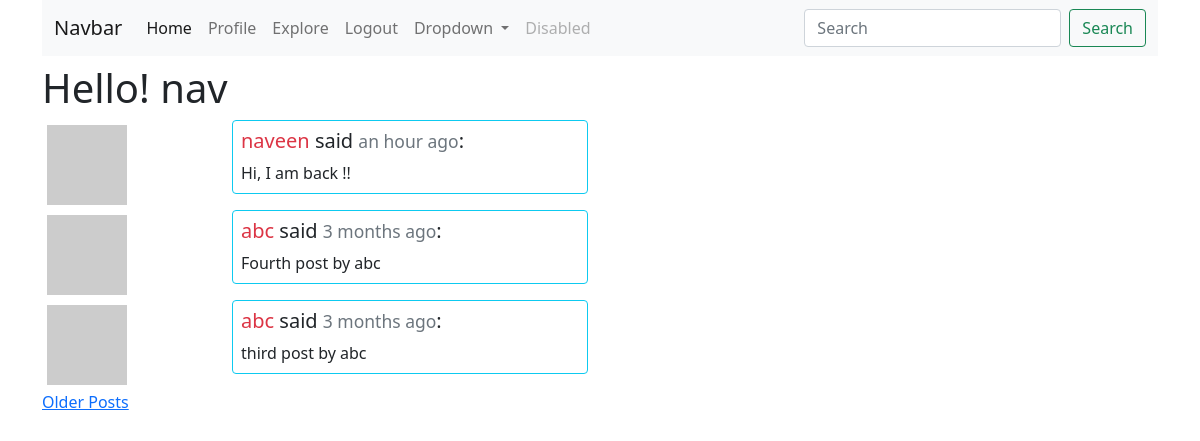
The page /explore (signed in) on the database its author committed.
### app/models.py (models this page shows, shortened)
class User(UserMixin, db.Model):
    id = db.Column(db.Integer, primary_key=True)
    username = db.Column(db.String(64), index=True, unique=True)
    email = db.Column(db.String(120), index=True, unique=True)
    password_hash = db.Column(db.String(128))
    posts = db.relationship('Post', backref='author', lazy='dynamic')
    about_me = db.Column(db.String(140))
    last_seen = db.Column(db.DateTime, default=datetime.utcnow)
    followed = db.relationship(
        'User', secondary=followers,
        primaryjoin = (followers.c.follower_id == id),
        secondaryjoin = (followers.c.followed_id == id),
        backref = db.backref('followers', lazy='dynamic'), lazy='dynamic')
    def avatar(self, size):
        digest = md5(self.email.lower().encode('utf-8')).hexdigest()
        return f'https://gravatar.com/avatar/{digest}?d=identicon&s={size}'

class Post(db.Model):
    id = db.Column(db.Integer, primary_key=True)
    body = db.Column(db.String(140))
    timestamp = db.Column(db.DateTime, index=True, default=datetime.utcnow)
    user_id = db.Column(db.Integer, db.ForeignKey('user.id'))

### app/routes.py (the view)
@app.route('/explore')
@login_required
def explore():
    page = request.args.get('page', default=1, type=int)
    posts = Post.query.order_by(Post.timestamp.desc()).paginate(
        page, app.config['POSTS_PER_PAGE'], False)
    next_url = url_for('explore', page=posts.next_num) if posts.has_next else None
    prev_url = url_for('explore', page=posts.prev_num) if posts.has_prev else None
    return render_template('index.html', title='Explore', posts=posts.items,
                            next_url=next_url, prev_url=prev_url)

### app/models.py (called while the page is built)
@login.user_loader
def load_user(id):
    return User.query.get(int(id))

### app/routes.py (called while the page is built)
@app.before_request
def before_request():
    if current_user.is_authenticated:
        current_user.last_seen = datetime.utcnow()
        db.session.commit()

### app/templates/index.html (shortened to what this page needs)
{% extends 'base.html' %}
{% block content %}
    <h1>Hello! {{ current_user.username }}</h1>
    {% for post in posts %}
    {% include '_post.html' %}
    {% endfor %}
    {% if next_url %}
    <a href="{{ next_url }}">Older Posts</a>
    {% endif %}
{% endblock %}

### app/templates/_post.html
<div class="row justify-content-start">
    <div class="col-2">
        <img src="{{ post.author.avatar(36) }}" alt="avatar of {{ post.author.username }}" class="img-thumbnail border-white">
    </div>
    <div class="col-4">
        <div class="card mb-2 border-info">
            <div class="card-body p-2">
                <h5 class="card-title">
                    <a href="{{ url_for('user', username=post.author.username) }}" class="link-danger text-decoration-none">
                        {{ post.author.username }}
                    </a> said <small class="text-muted">{{ moment(post.timestamp).fromNow() }}</small>:
                </h5>
                <p class="card-text">{{ post.body }}</p>
            </div>
        </div>
    </div>
</div>

### rows shown on the page
User: username "nav"
Post: author.username "naveen", timestamp "an hour ago", body "Hi, I am back !!"
Post: author.username "abc", timestamp "3 months ago", body "Fourth post by abc"
Post: author.username "abc", timestamp "3 months ago", body "third post by abc"
